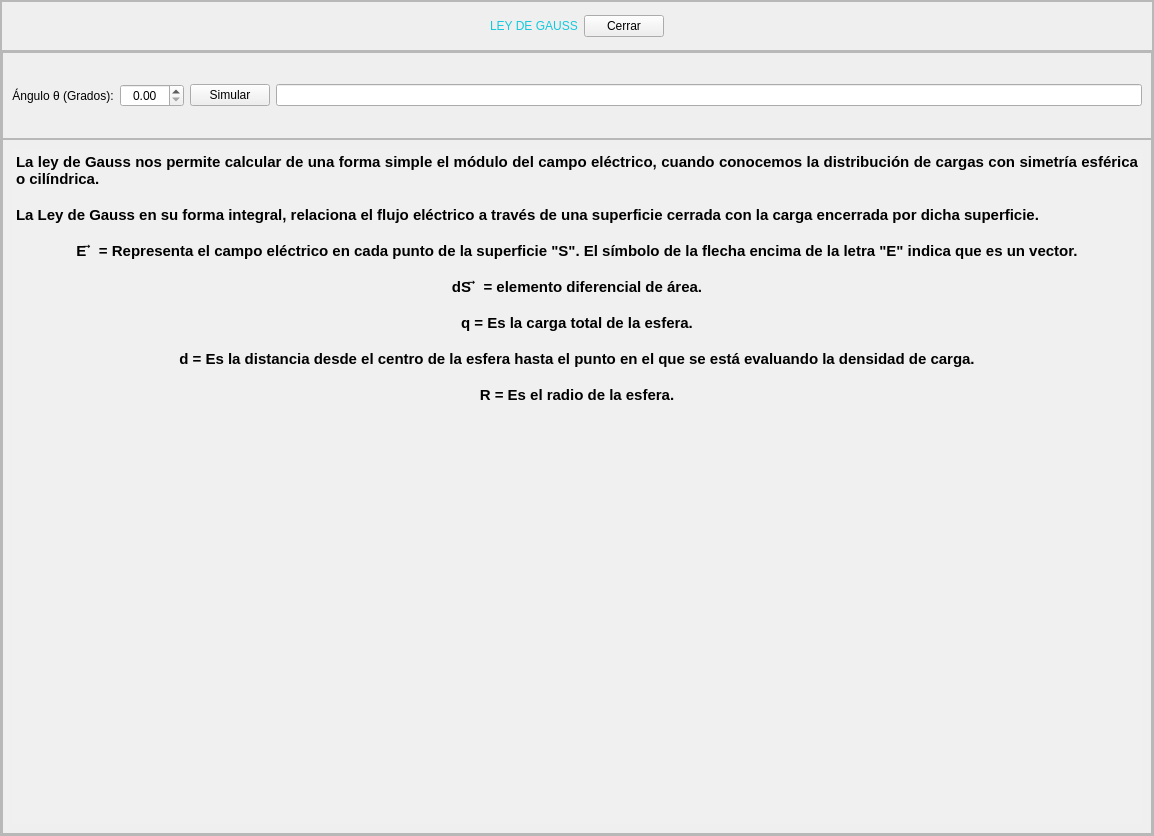
<?xml version="1.0" encoding="UTF-8"?>
<ui version="4.0">
 <class>MainWindow</class>
 <widget class="QMainWindow" name="MainWindow">
  <property name="geometry">
   <rect>
    <x>0</x>
    <y>0</y>
    <width>1154</width>
    <height>836</height>
   </rect>
  </property>
  <property name="windowTitle">
   <string>MainWindow</string>
  </property>
  <widget class="QWidget" name="centralwidget">
   <layout class="QVBoxLayout" name="verticalLayout">
    <property name="spacing">
     <number>0</number>
    </property>
    <property name="leftMargin">
     <number>0</number>
    </property>
    <property name="topMargin">
     <number>0</number>
    </property>
    <property name="rightMargin">
     <number>0</number>
    </property>
    <property name="bottomMargin">
     <number>0</number>
    </property>
    <item>
     <widget class="QFrame" name="frame">
      <property name="frameShape">
       <enum>QFrame::StyledPanel</enum>
      </property>
      <property name="frameShadow">
       <enum>QFrame::Raised</enum>
      </property>
      <layout class="QVBoxLayout" name="verticalLayout_2" stretch="1,8">
       <property name="spacing">
        <number>0</number>
       </property>
       <property name="leftMargin">
        <number>0</number>
       </property>
       <property name="topMargin">
        <number>0</number>
       </property>
       <property name="rightMargin">
        <number>0</number>
       </property>
       <property name="bottomMargin">
        <number>0</number>
       </property>
       <item>
        <widget class="QFrame" name="frame_2">
         <property name="maximumSize">
          <size>
           <width>16777215</width>
           <height>50</height>
          </size>
         </property>
         <property name="styleSheet">
          <string notr="true">QLabel{
font: 87 12pt &quot;Arial Black&quot;;
color: rgb(20, 200,220);
}

QPushButton{
	font: 10pt &quot;MS Shell Dlg 2&quot;;
}</string>
         </property>
         <property name="frameShape">
          <enum>QFrame::StyledPanel</enum>
         </property>
         <property name="frameShadow">
          <enum>QFrame::Raised</enum>
         </property>
         <layout class="QHBoxLayout" name="horizontalLayout">
          <item>
           <spacer name="horizontalSpacer">
            <property name="orientation">
             <enum>Qt::Horizontal</enum>
            </property>
            <property name="sizeHint" stdset="0">
             <size>
              <width>383</width>
              <height>20</height>
             </size>
            </property>
           </spacer>
          </item>
          <item>
           <widget class="QLabel" name="label">
            <property name="text">
             <string>LEY DE GAUSS</string>
            </property>
           </widget>
          </item>
          <item>
           <widget class="QPushButton" name="button_cerrar">
            <property name="text">
             <string>Cerrar</string>
            </property>
           </widget>
          </item>
          <item>
           <spacer name="horizontalSpacer_2">
            <property name="orientation">
             <enum>Qt::Horizontal</enum>
            </property>
            <property name="sizeHint" stdset="0">
             <size>
              <width>383</width>
              <height>20</height>
             </size>
            </property>
           </spacer>
          </item>
         </layout>
        </widget>
       </item>
       <item>
        <widget class="QFrame" name="frame_3">
         <property name="frameShape">
          <enum>QFrame::StyledPanel</enum>
         </property>
         <property name="frameShadow">
          <enum>QFrame::Raised</enum>
         </property>
         <layout class="QVBoxLayout" name="verticalLayout_3" stretch="1,8">
          <property name="spacing">
           <number>0</number>
          </property>
          <property name="leftMargin">
           <number>0</number>
          </property>
          <property name="topMargin">
           <number>0</number>
          </property>
          <property name="rightMargin">
           <number>0</number>
          </property>
          <property name="bottomMargin">
           <number>0</number>
          </property>
          <item>
           <widget class="QFrame" name="frame_4">
            <property name="styleSheet">
             <string notr="true">font: 10pt &quot;MS Shell Dlg 2&quot;;</string>
            </property>
            <property name="frameShape">
             <enum>QFrame::StyledPanel</enum>
            </property>
            <property name="frameShadow">
             <enum>QFrame::Raised</enum>
            </property>
            <layout class="QHBoxLayout" name="horizontalLayout_2">
             <item>
              <widget class="QLabel" name="label_2">
               <property name="text">
                <string>Ángulo θ (Grados):</string>
               </property>
               <property name="alignment">
                <set>Qt::AlignCenter</set>
               </property>
              </widget>
             </item>
             <item>
              <widget class="QDoubleSpinBox" name="sBox_grados">
               <property name="alignment">
                <set>Qt::AlignCenter</set>
               </property>
               <property name="maximum">
                <double>180.000000000000000</double>
               </property>
              </widget>
             </item>
             <item>
              <widget class="QPushButton" name="button_simular">
               <property name="text">
                <string>Simular</string>
               </property>
              </widget>
             </item>
             <item>
              <widget class="QLineEdit" name="line_valor">
               <property name="alignment">
                <set>Qt::AlignCenter</set>
               </property>
              </widget>
             </item>
            </layout>
           </widget>
          </item>
          <item>
           <widget class="QFrame" name="frame_5">
            <property name="frameShape">
             <enum>QFrame::StyledPanel</enum>
            </property>
            <property name="frameShadow">
             <enum>QFrame::Raised</enum>
            </property>
            <layout class="QHBoxLayout" name="horizontalLayout_5" stretch="5,8">
             <item>
              <widget class="QTextEdit" name="textEdit">
               <property name="styleSheet">
                <string notr="true">background-color: rgb(240, 240, 240);</string>
               </property>
               <property name="frameShape">
                <enum>QFrame::NoFrame</enum>
               </property>
               <property name="frameShadow">
                <enum>QFrame::Plain</enum>
               </property>
               <property name="readOnly">
                <bool>true</bool>
               </property>
               <property name="html">
                <string>&lt;!DOCTYPE HTML PUBLIC &quot;-//W3C//DTD HTML 4.0//EN&quot; &quot;http://www.w3.org/TR/REC-html40/strict.dtd&quot;&gt;
&lt;html&gt;&lt;head&gt;&lt;meta name=&quot;qrichtext&quot; content=&quot;1&quot; /&gt;&lt;style type=&quot;text/css&quot;&gt;
p, li { white-space: pre-wrap; }
&lt;/style&gt;&lt;/head&gt;&lt;body style=&quot; font-family:'MS Shell Dlg 2'; font-size:7.8pt; font-weight:400; font-style:normal;&quot;&gt;
&lt;p align=&quot;justify&quot; style=&quot; margin-top:0px; margin-bottom:0px; margin-left:0px; margin-right:0px; -qt-block-indent:0; text-indent:0px;&quot;&gt;&lt;span style=&quot; font-size:11pt; font-weight:600;&quot;&gt;La ley de Gauss nos permite calcular de una forma simple el módulo del campo eléctrico, cuando conocemos la distribución de cargas con simetría esférica o cilíndrica.&lt;/span&gt;&lt;/p&gt;
&lt;p align=&quot;justify&quot; style=&quot;-qt-paragraph-type:empty; margin-top:0px; margin-bottom:0px; margin-left:0px; margin-right:0px; -qt-block-indent:0; text-indent:0px; font-size:11pt; font-weight:600;&quot;&gt;&lt;br /&gt;&lt;/p&gt;
&lt;p align=&quot;justify&quot; style=&quot; margin-top:0px; margin-bottom:0px; margin-left:0px; margin-right:0px; -qt-block-indent:0; text-indent:0px;&quot;&gt;&lt;span style=&quot; font-size:11pt; font-weight:600;&quot;&gt;La Ley de Gauss en su forma integral, relaciona el flujo eléctrico a través de una superficie cerrada con la carga encerrada por dicha superficie.&lt;/span&gt;&lt;/p&gt;
&lt;p align=&quot;justify&quot; style=&quot;-qt-paragraph-type:empty; margin-top:0px; margin-bottom:0px; margin-left:0px; margin-right:0px; -qt-block-indent:0; text-indent:0px; font-size:11pt; font-weight:600;&quot;&gt;&lt;br /&gt;&lt;/p&gt;
&lt;p align=&quot;center&quot; style=&quot; margin-top:0px; margin-bottom:0px; margin-left:0px; margin-right:0px; -qt-block-indent:0; text-indent:0px;&quot;&gt;&lt;span style=&quot; font-size:11pt; font-weight:600;&quot;&gt;E ⃗  = Representa el campo eléctrico en cada punto de la superficie &amp;quot;S&amp;quot;. El símbolo de la flecha encima de la letra &amp;quot;E&amp;quot; indica que es un vector.&lt;/span&gt;&lt;/p&gt;
&lt;p align=&quot;center&quot; style=&quot;-qt-paragraph-type:empty; margin-top:0px; margin-bottom:0px; margin-left:0px; margin-right:0px; -qt-block-indent:0; text-indent:0px; font-size:11pt; font-weight:600;&quot;&gt;&lt;br /&gt;&lt;/p&gt;
&lt;p align=&quot;center&quot; style=&quot; margin-top:0px; margin-bottom:0px; margin-left:0px; margin-right:0px; -qt-block-indent:0; text-indent:0px;&quot;&gt;&lt;span style=&quot; font-size:11pt; font-weight:600;&quot;&gt;dS ⃗  = elemento diferencial de área.&lt;/span&gt;&lt;/p&gt;
&lt;p align=&quot;center&quot; style=&quot;-qt-paragraph-type:empty; margin-top:0px; margin-bottom:0px; margin-left:0px; margin-right:0px; -qt-block-indent:0; text-indent:0px; font-size:11pt; font-weight:600;&quot;&gt;&lt;br /&gt;&lt;/p&gt;
&lt;p align=&quot;center&quot; style=&quot; margin-top:0px; margin-bottom:0px; margin-left:0px; margin-right:0px; -qt-block-indent:0; text-indent:0px;&quot;&gt;&lt;span style=&quot; font-size:11pt; font-weight:600;&quot;&gt;q = Es la carga total de la esfera.&lt;/span&gt;&lt;/p&gt;
&lt;p align=&quot;center&quot; style=&quot;-qt-paragraph-type:empty; margin-top:0px; margin-bottom:0px; margin-left:0px; margin-right:0px; -qt-block-indent:0; text-indent:0px; font-size:11pt; font-weight:600;&quot;&gt;&lt;br /&gt;&lt;/p&gt;
&lt;p align=&quot;center&quot; style=&quot; margin-top:0px; margin-bottom:0px; margin-left:0px; margin-right:0px; -qt-block-indent:0; text-indent:0px;&quot;&gt;&lt;span style=&quot; font-size:11pt; font-weight:600;&quot;&gt;d = Es la distancia desde el centro de la esfera hasta el punto en el que se está evaluando la densidad de carga.&lt;/span&gt;&lt;/p&gt;
&lt;p align=&quot;center&quot; style=&quot;-qt-paragraph-type:empty; margin-top:0px; margin-bottom:0px; margin-left:0px; margin-right:0px; -qt-block-indent:0; text-indent:0px; font-size:11pt; font-weight:600;&quot;&gt;&lt;br /&gt;&lt;/p&gt;
&lt;p align=&quot;center&quot; style=&quot; margin-top:0px; margin-bottom:0px; margin-left:0px; margin-right:0px; -qt-block-indent:0; text-indent:0px;&quot;&gt;&lt;span style=&quot; font-size:11pt; font-weight:600;&quot;&gt;R = Es el radio de la esfera.&lt;/span&gt;&lt;/p&gt;&lt;/body&gt;&lt;/html&gt;</string>
               </property>
              </widget>
             </item>
             <item>
              <layout class="QHBoxLayout" name="graf_gauss"/>
             </item>
            </layout>
           </widget>
          </item>
         </layout>
        </widget>
       </item>
      </layout>
     </widget>
    </item>
   </layout>
  </widget>
 </widget>
 <resources/>
 <connections/>
</ui>
